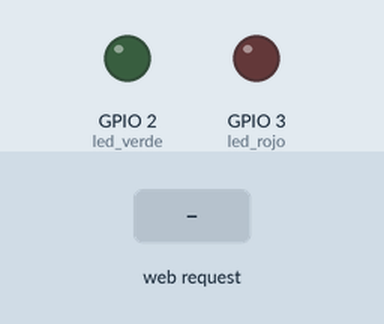
Bench run of a program on a simulated ESP32 board running MicroPython. Shown: output pins drawn as LEDs (lit = HIGH). The test bench sets the inputs (shaded band). WiFi joins after 1.5 s; what the program prints to the serial console is not drawn.

Above: at 2.7 s.
2.8 s: HTTP request GET /voltaje received
At 3.3 s:
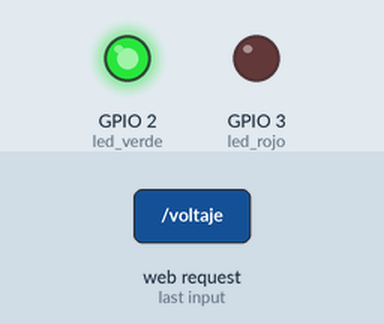
Timing chart, 0 to 5.8 s (numbered marks = the images above; inputs shaded):
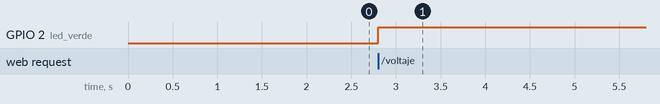

The program:

main.py
```python
import wifi
import socket
import time
from machine import ADC, Pin

# --- 1. Conexión Wi-Fi ---
SSID = "AndroidAP"
PASSWORD = "evaalvarez"
wlan = wifi.conectar_wifi(SSID, PASSWORD)

# --- 2. Configuración ADC ---
adc = ADC(Pin(0))
adc.atten(ADC.ATTN_11DB)  # Rango 0–3.3 V

# --- 3. LEDs ---
led_verde = Pin(2, Pin.OUT)
led_rojo = Pin(3, Pin.OUT)
UMBRAL = 0.4  # V

# --- 4. HTML para el navegador ---
html = """<!DOCTYPE html>
<html>
<head>
  <meta charset="UTF-8">
  <title>Dosímetro ESP32</title>
  <script>
    async function actualizar() {
      const res = await fetch("/voltaje");
      const data = await res.json();
      document.getElementById("voltaje").innerText = data.voltaje.toFixed(3);
      document.getElementById("estado").innerText = data.estado;
    }
    setInterval(actualizar, 1000);
  </script>
</head>
<body>
  <h2>Voltaje detectado:</h2>
  <h1><span id="voltaje">0.000</span> V</h1>
  <h3>Estado de radiación: <span id="estado">N/A</span></h3>
</body>
</html>
"""

# --- 5. Servidor web ---
addr = socket.getaddrinfo('0.0.0.0', 80)[0][-1]
s = socket.socket()
s.bind(addr)
s.listen(1)

print("🌐 Servidor web iniciado en:", wlan.ifconfig()[0])

# --- 6. Bucle principal ---
while True:
    cl, addr = s.accept()
    print("🌍 Cliente conectado desde", addr)
    req = cl.recv(1024).decode()

    raw = adc.read()
    voltaje = raw / 4095 * 3.3

    # Lógica de los LEDs
    if voltaje > UMBRAL:
        led_verde.on()
        led_rojo.off()
        estado = "Radiación detectada"
    else:
        led_verde.off()
        led_rojo.on()
        estado = "Sin radiación"

    if "GET /voltaje" in req:
        # Enviar solo JSON con los datos
        response = f'{{"voltaje": {voltaje:.3f}, "estado": "{estado}"}}'
        cl.send("HTTP/1.1 200 OK\r\nContent-Type: application/json\r\n\r\n")
        cl.send(response)

    else:
        # Enviar HTML al navegador
        cl.send("HTTP/1.1 200 OK\r\nContent-Type: text/html\r\n\r\n")
        cl.send(html)

    cl.close()
```

wifi.py
```python
import network
import time

def conectar_wifi(ssid, password):
    wlan = network.WLAN(network.STA_IF)
    wlan.active(True)
    wlan.connect(ssid, password)

    print("Conectando a Wi-Fi...")
    intento = 0
    while not wlan.isconnected() and intento < 20:
        time.sleep(0.5)
        print(".", end="")
        intento += 1

    if wlan.isconnected():
        print("\n✅ Conectado a Wi-Fi:", wlan.ifconfig())
        return wlan
    else:
        print("\n❌ No se pudo conectar al Wi-Fi.")
        return None
```

Measured:
- after the input at 2.8 s, GPIO 2 (led_verde): LOW → HIGH at once
